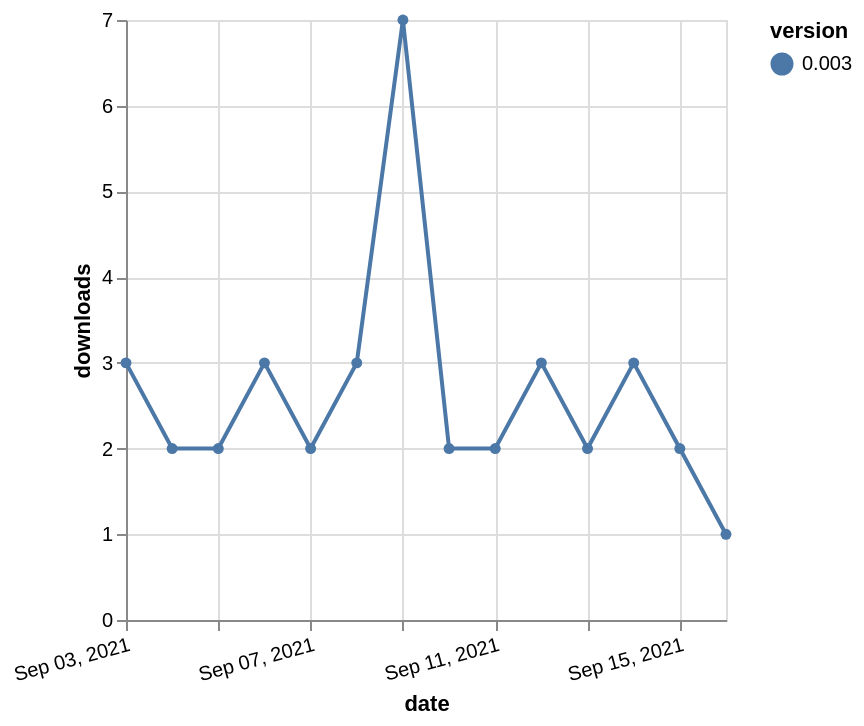

Vega-Lite specification for this chart:
### Vega-Lite specification from a JSON file in a GitHub repository (floating-point values rounded to 4 significant figures)
{"$schema": "https://vega.github.io/schema/vega-lite/v5.json", "description": "A simple bar chart with embedded data.", "data": {"values": [{"date": "2021-09-03", "total": 2978, "delta": 3, "version": "0.003"}, {"date": "2021-09-04", "total": 2980, "delta": 2, "version": "0.003"}, {"date": "2021-09-05", "total": 2982, "delta": 2, "version": "0.003"}, {"date": "2021-09-06", "total": 2985, "delta": 3, "version": "0.003"}, {"date": "2021-09-07", "total": 2987, "delta": 2, "version": "0.003"}, {"date": "2021-09-08", "total": 2990, "delta": 3, "version": "0.003"}, {"date": "2021-09-09", "total": 2997, "delta": 7, "version": "0.003"}, {"date": "2021-09-10", "total": 2999, "delta": 2, "version": "0.003"}, {"date": "2021-09-11", "total": 3001, "delta": 2, "version": "0.003"}, {"date": "2021-09-12", "total": 3004, "delta": 3, "version": "0.003"}, {"date": "2021-09-13", "total": 3006, "delta": 2, "version": "0.003"}, {"date": "2021-09-14", "total": 3009, "delta": 3, "version": "0.003"}, {"date": "2021-09-15", "total": 3011, "delta": 2, "version": "0.003"}, {"date": "2021-09-16", "total": 3012, "delta": 1, "version": "0.003"}]}, "width": "container", "mark": {"type": "line", "point": {"filled": true}}, "encoding": {"x": {"field": "date", "type": "temporal", "timeUnit": "yearmonthdate", "title": "date", "axis": {"labelAngle": -15}}, "y": {"field": "delta", "type": "quantitative", "title": "downloads"}, "color": {"field": "version", "type": "nominal"}, "tooltip": {"field": "delta"}}}
